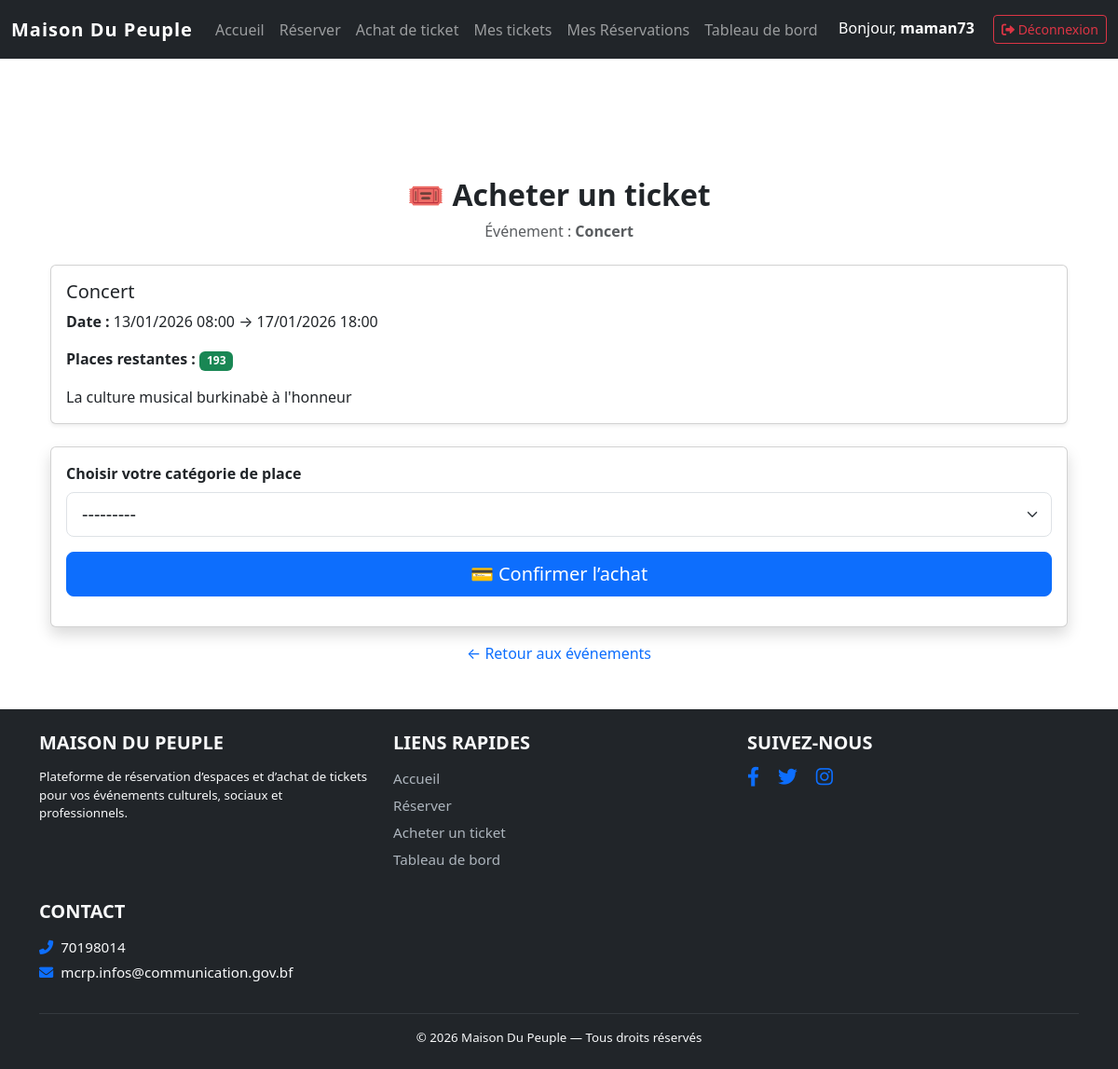
Page /evenement/1/ticket/ (signed in) on the committed database.
### maison/models.py (models this page shows, shortened)
class Client(AbstractUser):
    phone = models.CharField(max_length=15, blank=True, null=True)
    email = models.EmailField(unique=True)
    nom = models.CharField(max_length=100)
    prenom = models.CharField(max_length=50)
    username = models.CharField(max_length=150, unique=True, db_column='user_name')
    is_staff = models.BooleanField(default=False)
    is_active = models.BooleanField(default=True)
    objects = UserManager()
    REQUIRED_FIELDS = ['email'] # Assurez-vous que 'telephone' n'y est pas s'il n'existe pas

class Evenement(models.Model):
    image = models.ImageField(upload_to='eventImage', blank=True, null=True)
    titre_stockage  = models.CharField(max_length=30, db_column='nom_titre')
    date_debut = models.DateTimeField()
    date_fin = models.DateTimeField()
    heure_debut = models.TimeField()
    heure_fin = models.TimeField()
    _nombre_de_places = models.SmallIntegerField(db_column='nombre_de_places')
    description = models.TextField(blank=True, null=True)
    espace = models.ManyToManyField('Espace')
    intervenant = models.ManyToManyField('Acteur')
    type_evenement = models.CharField(max_length=50, editable=False)
    class Meta:
        abstract = False
    @property
    def nom_titre(self):
        return f"{self.titre_stockage}"
    @nom_titre.setter
    def nom_titre(self, v):
        self.titre_stockage = v.capitalize()
    @property
    def nombre_de_places(self):
        return self._nombre_de_places
    @nombre_de_places.setter
    def nombre_de_places(self, v):
        if v < 0:
            raise ValidationError("Le nombre de places ne peut être négatif.")
        self._nombre_de_places = v

### maison/views.py (the view)
# urls.py: path('evenement/<int:evenement_id>/ticket/', views.acheter_ticket, name='acheter_ticket'),
@login_required
def acheter_ticket(request, evenement_id):
    evenement = get_object_or_404(Evenement, id=evenement_id)
    if evenement.nombre_de_places <= 0:
        messages.error(request, "Cet événement est complet.")
        return redirect('liste_evenements')
    if request.method == 'POST':
        form = TicketAchatForm(request.POST, evenement=evenement)
        if form.is_valid():
            ticket = form.save(commit=False)
            ticket.client = request.user  # Client connecté
            ticket.save()
            messages.success(request,f"Ticket acheté avec succès - "f"{ticket.choix_tarif.get_categorie_display()} "f"({ticket.montant} FCFA)")
            return redirect('ticket_confirmation', ticket_id=ticket.id)
    else:
        form = TicketAchatForm(evenement=evenement)
    context = {
        'evenement': evenement,
        'form': form
    }
    return render(request, 'tickets/acheter_ticket.html', context)

### maison/forms.py (shortened to what this page needs)
class TicketAchatForm(forms.ModelForm):
    class Meta:
        model = Ticket
        fields = ['choix_tarif']
        widgets = {
            'choix_tarif': forms.Select(attrs={'class': 'form-select form-select-lg'}),
        }
    def __init__(self, *args, **kwargs):
        self.evenement = kwargs.pop('evenement', None)
        super().__init__(*args, **kwargs)
        if self.evenement:
            self.fields['choix_tarif'].queryset = TarifEvenement.objects.filter(evenement=self.evenement)
            self.fields['choix_tarif'].label = "Choisir votre catégorie de place"

### maison/models.py (called while the page is built)
    def __str__(self):
        return f"{self.evenement.nom_titre} - {self.get_categorie_display()} ({self.prix} FCFA)"

### templates/tickets/acheter_ticket.html (shortened to what this page needs)
{% extends "base.html" %}
{% load static %}
{% block contenu %}
<div class="container mt-5">
    <div class="text-center mb-4">
        <h2 class="fw-bold">🎟️ Acheter un ticket</h2>
        <p class="text-muted">
            Événement : <strong>{{ evenement.nom_titre }}</strong>
        </p>
    </div>
    <div class="card mb-4 shadow-sm">
        <div class="card-body">
            <h5 class="card-title">{{ evenement.nom_titre }}</h5>
            <p class="card-text">
                <strong>Date :</strong>
                {{ evenement.date_debut|date:"d/m/Y H:i" }}
                →
                {{ evenement.date_fin|date:"d/m/Y H:i" }}
            </p>
            <p class="card-text">
                <strong>Places restantes :</strong>
                <span class="badge bg-success">
                    {{ evenement.nombre_de_places }}
                </span>
            </p>
            {% if evenement.description %}
                <p class="card-text">{{ evenement.description }}</p>
            {% endif %}
        </div>
    </div>
    <div class="card shadow">
        <div class="card-body">
            <form method="post">
                <div class="mb-3">
                    <label class="form-label fw-semibold">
                        {{ form.choix_tarif.label }}
                    </label>
                    {{ form.choix_tarif }}
                </div>
                <div class="d-grid">
                    <button type="submit" class="btn btn-primary btn-lg">
                        💳 Confirmer l’achat
                    </button>
                </div>
            </form>
        </div>
    </div>
    <div class="text-center mt-3">
        <a href="{% url 'evenements' %}" class="text-decoration-none">
            ← Retour aux événements
        </a>
    </div>
</div>
{% endblock %}

### templates/base.html (shortened to what this page needs)
{% load static %}
<link rel="stylesheet" href="{% static 'css/style.css' %}">
<link rel="stylesheet" href="{% static 'css/evenements.css' %}">
<!DOCTYPE html>
<html lang="fr">
<head>
    <link href="https://cdn.jsdelivr.net/npm/bootstrap@5.3.0/dist/css/bootstrap.min.css" rel="stylesheet">
    <link rel="stylesheet" href="https://cdnjs.cloudflare.com/ajax/libs/font-awesome/6.0.0/css/all.min.css">
</head>
<body>
<header>
    <nav class="navbar navbar-expand-lg navbar-dark bg-dark fixed-top">
        <div class="container-fluid">
            <a class="navbar-brand" href="{% url 'index' %}">Maison Du Peuple</a>
            <div class="collapse navbar-collapse" id="navbarNav">
               <ul class="navbar-nav me-auto">
                   <li class="nav-item">
                        <a class="nav-link {% if request.resolver_match.url_name == 'index' %}active{% endif %}" href="{% url 'index' %}">
                            Accueil
                        </a>
                    </li>
                    {% if user.is_authenticated %}
                    <li class="nav-item">
                        <a class="nav-link {% if request.resolver_match.url_name == 'reservation' %}active{% endif %}" href="{% url 'reservation' %}">
                            Réserver
                        </a>
                    </li>
                    <li class="nav-item">
                        <a class="nav-link {% if request.resolver_match.url_name == 'evenements' %}active{% endif %}" href="{% url 'evenements' %}">
                            Achat de ticket
                        </a>
                    </li>
                    <li class="nav-item">
                        <a class="nav-link {% if request.resolver_match.url_name == 'liste_ticket' %}active{% endif %}"
                            href="{% url 'liste_ticket' %}">
                                Mes tickets
                        </a>
                    </li>
                    <li class="nav-item">
                        <a class="nav-link {% if request.resolver_match.url_name == 'liste_reservations' %}active{% endif %}" href="{% url 'liste_reservations' %}">
                            Mes Réservations
                        </a>
                    </li>
                    <li class="nav-item">
                        <a class="nav-link {% if request.resolver_match.url_name == 'tableau_bord_client' %}active{% endif %}" href="{% url 'tableau_bord_client' %}">
                            Tableau de bord
                        </a>
                    </li>
                    {% endif %}
                </ul>
                <div class="navbar-text">
                    {% if user.is_authenticated %}
                        <span class="text-white me-3">Bonjour, <strong>{{ user.username }}</strong></span>
                        <form action="{% url 'deconnexion' %}" method="post" style="display: inline;">
                            <button type="submit" class="btn btn-outline-danger btn-sm">
                                <i class="fas fa-sign-out-alt"></i> Déconnexion
                            </button>
                        </form>
                    {% else %}
                        <a href="{% url 'connexion' %}" class="btn btn-outline-light btn-sm">Connexion</a>
                    {% endif %}
                </div>
            </div>
        </div>
    </nav>
</header>
<main class="container mt-5 pt-4">
    {% block contenu %}
    {% endblock %}
</main>
<footer class="footer bg-dark text-light mt-5">
    <div class="container py-4">
        <div class="row">
            <div class="col-md-4 mb-3">
                <h5 class="text-uppercase">Maison Du Peuple</h5>
                <p class="small">
                    Plateforme de réservation d’espaces et d’achat de tickets
                    pour vos événements culturels, sociaux et professionnels.
                </p>
            </div>
            <div class="col-md-4 mb-3">
                <h5 class="text-uppercase">Liens rapides</h5>
                <ul class="list-unstyled">
                    <li><a href="{% url 'index' %}" class="footer-link">Accueil</a></li>
                    {% if user.is_authenticated %}
                        <li><a href="{% url 'reservation' %}" class="footer-link">Réserver</a></li>
                        <li><a href="{% url 'evenements' %}" class="footer-link">Acheter un ticket</a></li>
                        <li><a href="{% url 'tableau_bord_client' %}" class="footer-link">Tableau de bord</a></li>
                    {% else %}
                        <li><a href="{% url 'connexion' %}" class="footer-link">Connexion</a></li>
                    {% endif %}
                </ul>
            </div>
            <div class="col-md-4 mb-3">
                <h5 class="text-uppercase">Suivez-nous</h5>
                <a href="#" class="footer-social me-3"><i class="fab fa-facebook-f"></i></a>
                <a href="#" class="footer-social me-3"><i class="fab fa-twitter"></i></a>
                <a href="#" class="footer-social"><i class="fab fa-instagram"></i></a>
            </div>
            <div class="col-md-4 mb-3">
                <h5 class="text-uppercase">Contact</h5>
                <p class="mb-1">
                    <i class="fas fa-phone-alt me-2"></i>70198014
                </p>
                <p class="mb-0">
                    <i class="fas fa-envelope me-2"></i>mcrp.infos@communication.gov.bf
                </p>
            </div>
        </div>
        <hr class="border-secondary">
        <div class="text-center small">
            © {{ now|default:2026 }} Maison Du Peuple — Tous droits réservés
        </div>
    </div>
</footer>
</body>
</html>

### maison/static/css/style.css (style rules this page uses)
body { background-color: #f8f9fa; padding-top: 70px; }
.navbar-brand { font-weight: bold; letter-spacing: 1px; }
.footer { font-size: 0.95rem; }
.footer h5 { font-weight: 600; margin-bottom: 1rem; }
.footer-link { color: #adb5bd; text-decoration: none; display: block; margin-bottom: 0.4rem; transition: color 0.2s ease; }
.footer-social { color: #adb5bd; font-size: 1.3rem; transition: color 0.2s ease; }
html, body { height: 100%; }
body { display: flex; flex-direction: column; }
main { flex: 1; }
footer { position: relative; }
.footer h5 { font-weight: 600; margin-bottom: 15px; }
.footer i { color: #0d6efd; }

### rows in the picture
Client: username "maman73"
Evenement: nom_titre "Concert", date_debut "13/01/2026 08:00", date_fin "17/01/2026 18:00", nombre_de_places "193", description "La culture musical burkinabè à l'honneur"

### other values in the picture
{{ now|default:2026 }} "2026"
